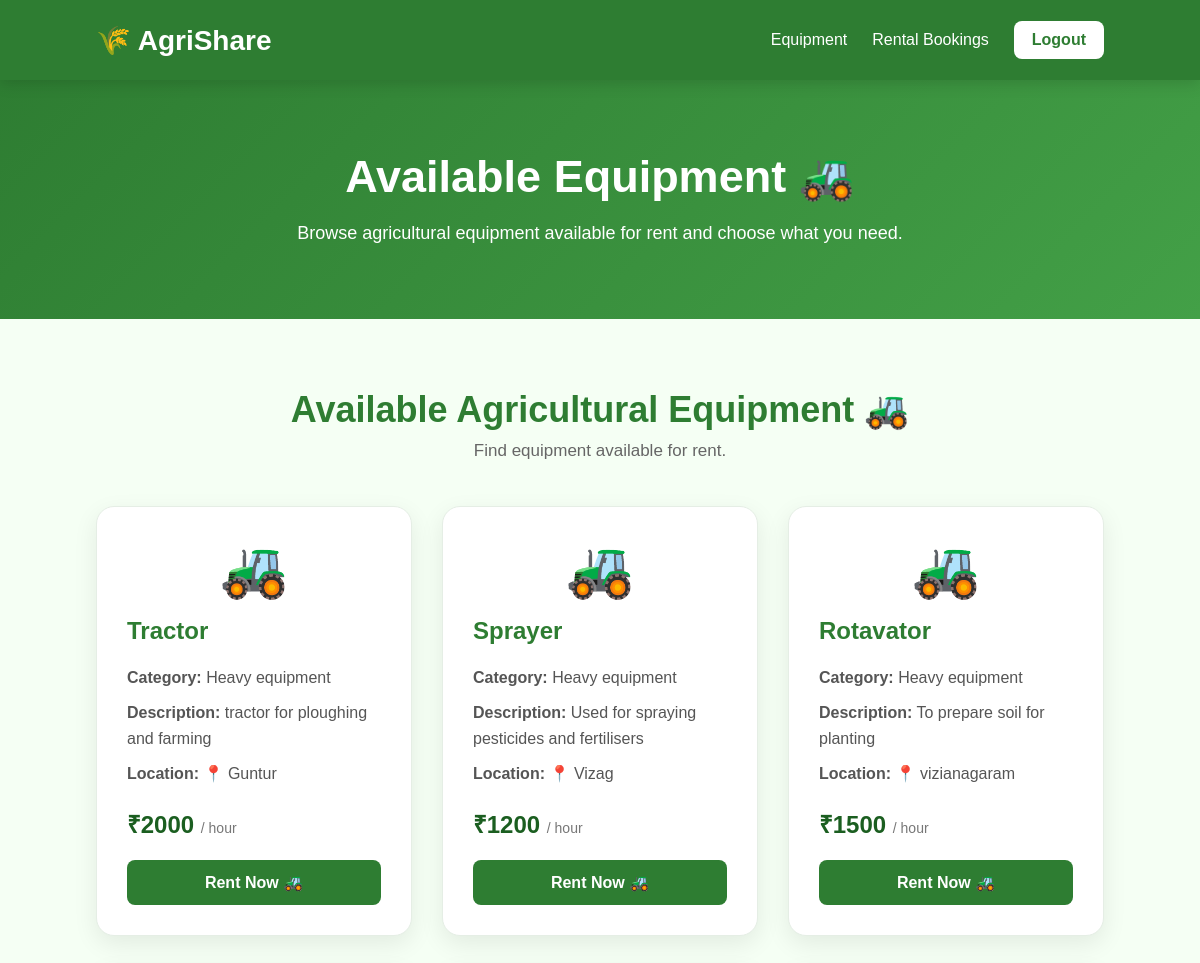
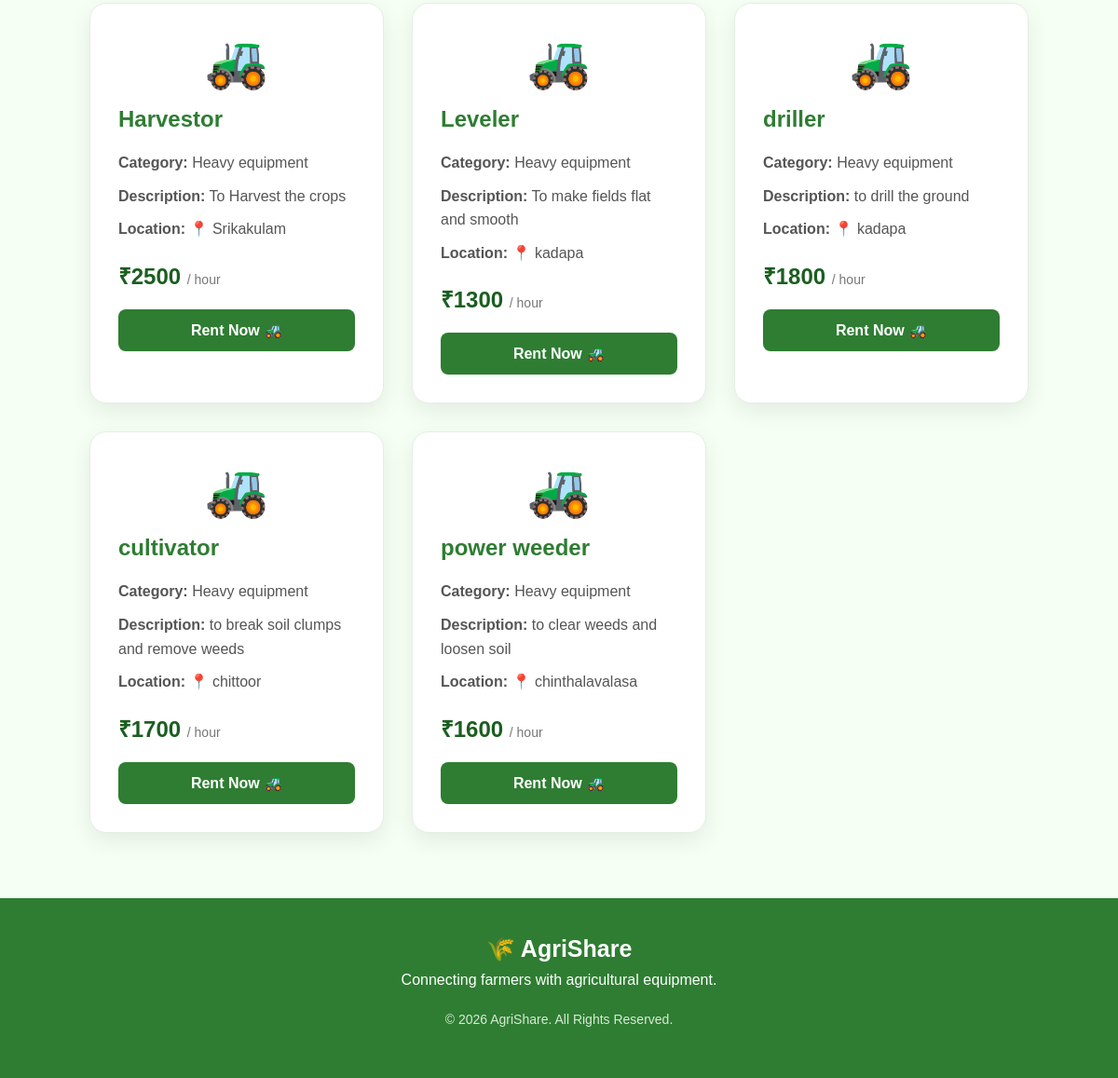
/dashboard, run on the app's committed database (2 pictures, top to bottom).
### tables this page shows
CREATE TABLE equipment(
        id INTEGER PRIMARY KEY AUTOINCREMENT,
        name TEXT,
        category TEXT,
        description TEXT,
        price INTEGER,
        location TEXT
    , owner_email TEXT);

### app.py (the view)
@app.route("/dashboard")
def dashboard():
    conn = sqlite3.connect("agrishare.db")
    cursor = conn.cursor()
    cursor.execute("SELECT * FROM equipment")
    equipment = cursor.fetchall()
    conn.close()
    return render_template(
        "dashboard.html",
        equipment=equipment
    )

### templates/dashboard.html (shortened to what this page needs)
 <!DOCTYPE html>
<html lang="en">
<head>
    <link rel="stylesheet"
          href="{{ url_for('static', filename='css/style.css') }}">
</head>
<body class="dashboard-body">
    <nav class="dashboard-navbar">
        <div class="dashboard-logo">
            🌾 AgriShare
        </div>
        <div class="dashboard-links">
            <a href="/dashboard">Equipment</a>
            <a href="/bookings">Rental Bookings</a>
            <a href="/logout" class="logout-btn">Logout</a>
        </div>
    </nav>
    <section class="dashboard-hero">
        <div>
            <h1>Available Equipment 🚜</h1>
            <p>
                Browse agricultural equipment available
                for rent and choose what you need.
            </p>
        </div>
    </section>
    <section class="equipment-section">
        <div class="section-heading">
            <h2>Available Agricultural Equipment 🚜</h2>
            <p>
                Find equipment available for rent.
            </p>
        </div>
        <div class="equipment-grid">
            {% for item in equipment %}
            <div class="equipment-card">
                <div class="equipment-icon">
                    🚜
                </div>
                <h3>{{ item[1] }}</h3>
                <p>
                    <strong>Category:</strong>
                    {{ item[2] }}
                </p>
                <p>
                    <strong>Description:</strong>
                    {{ item[3] }}
                </p>
                <p>
                    <strong>Location:</strong>
                    📍 {{ item[5] }}
                </p>
                <div class="equipment-price">
                    ₹{{ item[4] }} <span>/ hour</span>
                </div>
                <a href="/rent/{{ item[0] }}" class="rent-btn">
                    Rent Now 🚜
                </a>
            </div>
            {% endfor %}
        </div>
    </section>
    <footer class="dashboard-footer">
        <h3>🌾 AgriShare</h3>
        <p>
            Connecting farmers with agricultural equipment.
        </p>
        <p class="copyright">
            © 2026 AgriShare. All Rights Reserved.
        </p>
    </footer>
</body>
</html>

### static/css/style.css (style rules this page uses)
* { margin:0; padding:0; box-sizing:border-box; font-family:'Poppins', sans-serif; }
body { background:linear-gradient(to right,#F8FFF7,#ECF8EC); color:#333; }
.copyright { text-align:center; font-size:15px; color:#e0e0e0; }
.dashboard-body { background: #f5fff4; color: #333; padding-top: 80px; }
.dashboard-navbar { position: fixed; top: 0; left: 0; width: 100%; height: 80px; background: #2E7D32; display: flex; justify-content: space-between; align-items: center; padding: 0 8%; box-sizing: border-box; z-index: 1000; box-shadow: 0 3px 15px rgba(0,0,0,0.15); }
.dashboard-logo { color: white; font-size: 28px; font-weight: 700; }
.dashboard-links { display: flex; align-items: center; gap: 25px; }
.dashboard-links a { color: white; text-decoration: none; font-weight: 500; transition: 0.3s; }
.dashboard-links .logout-btn { background: white; color: #2E7D32; padding: 10px 18px; border-radius: 8px; font-weight: 600; }
.dashboard-hero { background: linear-gradient( 135deg, #2E7D32, #43A047 ); color: white; padding: 70px 8%; text-align: center; }
.dashboard-hero h1 { font-size: 45px; margin-bottom: 15px; }
.dashboard-hero p { font-size: 18px; line-height: 1.7; }
.equipment-section { padding: 70px 8%; }
.section-heading { text-align: center; margin-bottom: 45px; }
.section-heading h2 { color: #2E7D32; font-size: 36px; margin-bottom: 10px; }
.section-heading p { color: #666; font-size: 17px; }
.equipment-grid { display: grid; grid-template-columns: repeat(auto-fit, minmax(280px, 1fr)); gap: 30px; }
.equipment-card { background: white; padding: 30px; border-radius: 18px; box-shadow: 0 8px 25px rgba(0,0,0,0.08); transition: 0.3s; border: 1px solid #e5eee5; }
.equipment-icon { font-size: 55px; text-align: center; margin-bottom: 15px; }
.equipment-card h3 { color: #2E7D32; font-size: 24px; margin-bottom: 20px; }
.equipment-card p { color: #555; line-height: 1.6; margin-bottom: 10px; }
.equipment-price { color: #1B5E20; font-size: 24px; font-weight: 700; margin: 20px 0; }
.equipment-price span { font-size: 14px; color: #777; font-weight: normal; }
.rent-btn { display: block; text-align: center; background: #2E7D32; color: white; text-decoration: none; padding: 13px; border-radius: 8px; font-weight: 600; transition: 0.3s; }
.dashboard-footer { background: #2E7D32; color: white; text-align: center; padding: 40px 8%; }
.dashboard-footer h3 { font-size: 25px; margin-bottom: 10px; }
.dashboard-footer p { margin-bottom: 15px; }
.dashboard-footer .copyright { font-size: 14px; color: #d8ead8; margin-top: 25px; }

### data on the page
equipment: name "Tractor", category "Heavy equipment", description "tractor for ploughing and farming", location "Guntur", price "2000"
equipment: name "Sprayer", category "Heavy equipment", description "Used for spraying pesticides and fertilisers", location "Vizag", price "1200"
equipment: name "Rotavator", category "Heavy equipment", description "To prepare soil for planting", location "vizianagaram", price "1500"
equipment: name "Harvestor", category "Heavy equipment", description "To Harvest the crops", location "Srikakulam", price "2500"
equipment: name "Leveler", category "Heavy equipment", description "To make fields flat and smooth", location "kadapa", price "1300"
equipment: name "driller", category "Heavy equipment", description "to drill the ground", location "kadapa", price "1800"
equipment: name "cultivator", category "Heavy equipment", description "to break soil clumps and remove weeds", location "chittoor", price "1700"
equipment: name "power weeder", category "Heavy equipment", description "to clear weeds and loosen soil", location "chinthalavalasa", price "1600"
